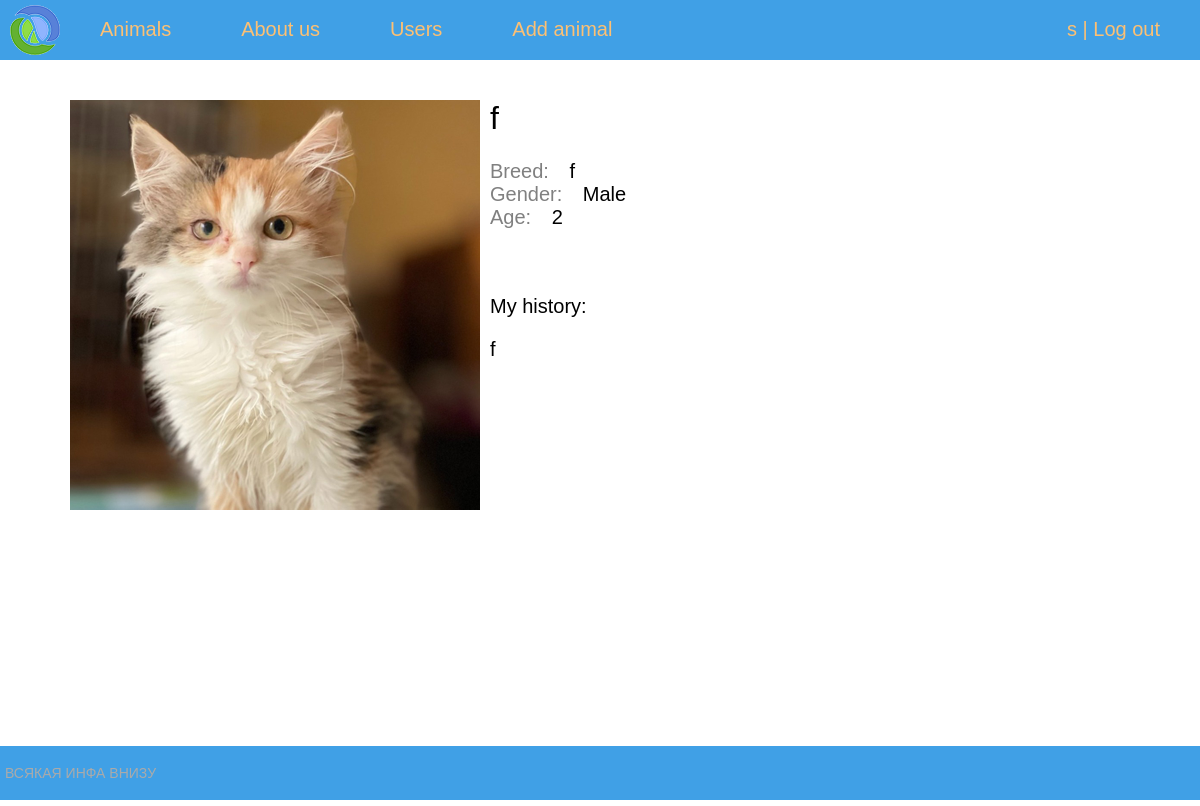
The app's page /animals/3/ (signed in) with its own data.
### shelter/models.py (models this page shows, shortened)
class Account(AbstractBaseUser):
    email = models.EmailField(verbose_name="email", max_length=60, unique=True)
    username = models.CharField(max_length=30, unique=True)
    date_joined = models.DateTimeField(verbose_name='date joined', auto_now_add=True)
    last_login = models.DateTimeField(verbose_name='last login', auto_now=True)
    is_admin = models.BooleanField(default=False)
    is_active = models.BooleanField(default=True)
    is_staff = models.BooleanField(default=False)
    is_superuser = models.BooleanField(default=False)
    position = models.CharField(max_length=10, default="unverified")
    name = models.CharField(max_length=15, default="")
    surname = models.CharField(max_length=15, default="")
    USERNAME_FIELD = 'username'
    objects = MyAccountManager()

class Animal(models.Model):
    name = models.CharField(max_length=30, default="")
    kind = models.CharField(max_length=15)
    breed = models.CharField(max_length=50)
    age = models.IntegerField(default="")
    color = models.CharField(max_length=50)
    gender = models.CharField(max_length=10)
    discription = models.TextField()
    photo = models.ImageField(upload_to='photos/%Y/%m/%d')
    added = models.DateTimeField(auto_now_add=True)
    edited = models.DateTimeField(auto_now=True)
    class Meta:
        ordering = ('-added',)

### shelter/views.py (the view)
# urls.py: path('animals/<int:animalid>/', AnimalProfile.as_view(), name='animal'),
class AnimalProfile(DataMixin, DetailView):
    model = Animal
    template_name = 'shelter/animal_profile.html'
    pk_url_kwarg = 'animalid'  # make slug
    context_object_name = 'animal'
    def get_context_data(self, *, object_list=None, **kwargs):
        context = super().get_context_data(**kwargs)
        context['title'] = "AAAAAA"  # FIX: display animal name
        context['menu'] = menu
        return context

### shelter/templates/shelter/animal_profile.html
{% extends 'shelter/base.html' %}
{% block content %}
<div class="container">
    <img img class="animal-img" src="{{ animal.photo.url }}">
    <div class="animal-name">
        {{ animal.name }}
    </div>
    <br>
    <div class="row">
        <div class="animal-info">Breed:&nbsp</div>
        <div class="animal-spec">{{ animal.breed }}</div>
    </div>
    <div class="row">
        <div class="animal-info">Gender:&nbsp</div>
        <div class="animal-spec">{{ animal.gender }}</div>
    </div>
    <div class="row">
        <div class="animal-info">Age:&nbsp</div>
        <div class="animal-spec">{{ animal.age }}</div>
    </div>
    <br>
    <br>
    <p>My history:</p>
    <div class="animal-spec">{{ animal.discription }}</div>
</div>
{% endblock content %}

### shelter/templates/shelter/base.html (shortened to what this page needs)
{% load static %}
<!DOCTYPE html>
<html>
<head>
	<link type="text/css" href="{% static 'shelter/css/styles.css' %}" rel="stylesheet" />
</head>
<body>
<table class="table-page" border=0 cellpadding="0" cellspacing="0">
<tr><td valign=top>
{% block mainmenu %}
		<div class="header">
			<ul id="mainmenu" class="mainmenu">
				<li class="logo"><a href="{% url 'home' %}"><div class="logo"></div></a></li>
				{% for m in menu %}
				    <li><a href="{% url m.url_name %}">{{m.title}}</a></li>
				{% endfor %}
				{% if user.position == "employee" or user.position == "admin" %}
				    <li><a href="{% url 'users' %}">Users</a></li>
				{% endif %}
            	{% if user.position == "employee" %}
				    <li><a href="{% url 'addanimal' %}">Add animal</a></li>
				{% endif %}
				{% if request.user.is_authenticated %}
				    <li class="last"><a href="{% url 'mypage' %}">{{user.username}}</a> | <a href="{% url 'logout' %}">Log out</a></li>
				{% else %}
				    <li class="last"><a href="{% url 'register' %}">Register</a> | <a href="{% url 'login' %}">Log in</a></li>
				{% endif %}
			</ul>
		</div>
{% endblock mainmenu %}
<table class="table-content" border=0 cellpadding="0" cellspacing="0">
<td valign="top" class="content">
	<div class="content-text">
{% block content %}
{% endblock %}
	</div>
</td></tr></table>
<tr><td valign=top>
	<div id="footer">
		<p>ВСЯКАЯ ИНФА ВНИЗУ</p>
	</div>
</td></tr></table>
</body>
</html>

### shelter/static/shelter/css/styles.css (style rules this page uses)
html, body { font-family: 'Arial'; margin: 0; padding: 0; height: 100%; width: 100%; color: #444; }
a { color: #0059b2; text-decoration: none; }
img { max-width: 600px; height: auto; }
.table-page { width: 100%; height: 100%; vertical-align: top; }
.table-page tr { height: 100%; }
.header { background: #40A0E6; height: 60px; }
.logo { background: url('../images/logo.png') no-repeat 10px 5px; width: 70px; height: 60px; }
ul.mainmenu { list-style: none; margin: 0; padding: 0; height: 60px; color: #fdc073; font-size: 20px; overflow: hidden; }
ul.mainmenu li { float: left; margin: 18px 40px 0 30px; }
ul.mainmenu li.logo { margin: 0; }
ul.mainmenu li.last { float: right; }
ul.mainmenu li a { color: #fdc073; text-decoration: none; }
.table-content { width: 100%; min-height: 100%; height: 100%; }
.content { padding: 40px 20px 20px 40px; width: 100%; box-sizing: border-box; }
.content-text { color: #000; font-size: 20px; font-family: Arial; width: 100%; padding-right: 15px; padding-left: 15px; margin-right: auto; margin-left: auto; }
#footer { box-sizing: border-box; background: #40A0E6; padding: 5px; color: #aaa; font-size: 14px; font-family: Verdana, Geneva, Arial, Helvetica; text-align: left; overflow: hidden; }
.container { width: 100%; height: auto; padding-right: 15px; padding-left: 15px; margin-right: auto; margin-left: auto; align-items: center; }
.row { display: -ms-flexbox; display: flex; -ms-flex-wrap: wrap; flex-wrap: wrap; margin-right: -15px; margin-left: -15px; }
.animal-img { max-width: 100%; height: auto; float: left; padding: 0 10px 10px 0; }
.animal-name { font-size: 2rem; }
.animal-info { color: #808080; }
.animal-spec { padding-right: 15px; padding-left: 15px; }

### records on screen
Account: username "s"
Animal: photo (picture), name "f", breed "f", gender "Male", age "2", discription "f"

### other values on screen
{{ m.title }} "Animals" "About us"
